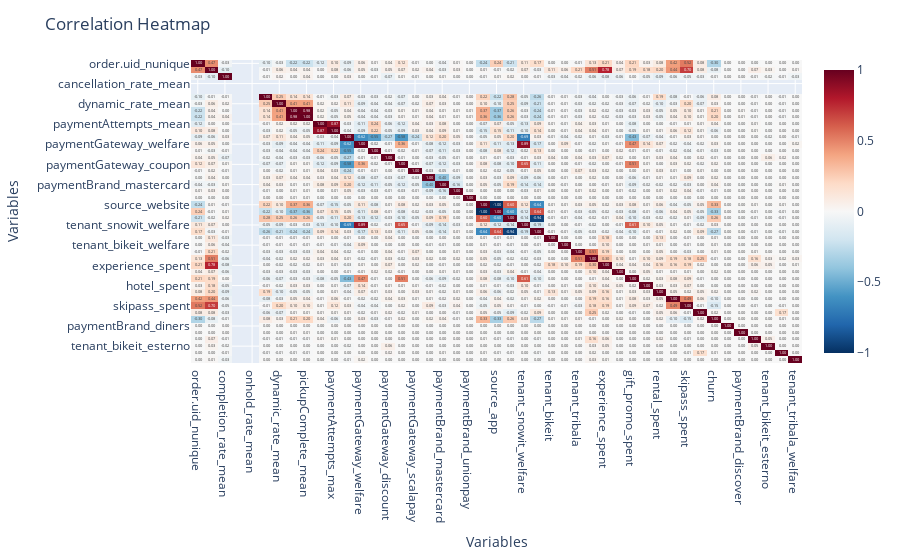

The cell this chart's notebook holds for it:
### Markdown cell above
Snapshots dataset contains the following features:
- User and Time Identifiers
    - user.uid → Unique identifier for each user.
    - prediction_date → Reference date of the snapshot.
    - month → Month of the reference date (integer). 
    - is_peak_season → Binary indicator if the reference date falls in a peak season (1 = peak, 0 = off-peak).

- Aggregated Order Features (from the look-back period)
    - order.uid_nunique → Number of unique orders placed by the user in the look-back window.
    - total_amount_sum → Total monetary amount spent by the user in the look-back window.
    - completion_rate_mean → Average completion rate of the user's items (ratio of completed items).
    - cancellation_rate_mean → Average cancellation rate of the user's items.
    - onhold_rate_mean → Average on-hold rate of the user's items.
    - discount_rate_mean → Average proportion of discounted items.
    - dynamic_rate_mean → Average proportion of items with dynamic pricing.
    - pickup_any → 1 if the user had at least one item requiring pick-up, 0 otherwise.
    - pickup_mean → Proportion of items requiring pick-up in the look-back.
    - pickupComplete_mean → Proportion of pick-ups successfully completed.
    - paymentAttempts_mean → Average number of payment attempts per order.
    - paymentAttempts_max → Maximum number of payment attempts in any order.
-  Normalized Preferences (categorical features encoded as proportions)
    - paymentGateway_* → Proportion of orders by each payment gateway (e.g., Stripe, Satispay, Coupon, etc.).
    - paymentBrand_* → Proportion of orders by card type (e.g., Visa, Mastercard, Amex, etc.).
    - source_* → Proportion of orders by source (e.g., app, website).
    - tenant_* → Proportion of orders by platform/tenant (e.g., Snowit, Bikeit, Tribala, etc.).

Note: Columns corresponding to values "none" were excluded.

- Macro Category Spending
    - *_spent → Total amount spent by the user on each macro category (e.g., skipass_spent, hotel_spent, rental_spent, etc.).

- Target
    - churn → Binary label indicating if the user churned in the outcome window (1 = churned, 0 = active).

### Code cell
# correlation matrix
numerical_features = snapshots.select_dtypes(include=[np.number]).copy()
corr_matrix = numerical_features.corr()

# heatmap interattiva
fig = px.imshow(
    corr_matrix,
    text_auto=".2f",   
    color_continuous_scale="RdBu_r",
    zmin=-1, zmax=1,   
    aspect="auto"      
)

fig.update_layout(
    title="Correlation Heatmap",
    xaxis_title="Variables",
    yaxis_title="Variables"
)

fig.show()

### Figure 1 — Plotly figure (JSON) as saved in the notebook; plotly's stock layout.template omitted (floating-point values rounded to 4 significant figures; data arrays with more than 128 entries replaced by an {"elided": "..."} marker saying what was removed)
{"data": [{"coloraxis": "coloraxis", "hovertemplate": "x: %{x}<br>y: %{y}<br>color: %{z}<extra></extra>", "name": "0", "texttemplate": "%{z:.2f}", "type": "heatmap", "x": ["order.uid_nunique", "total_amount_sum", "completion_rate_mean", "cancellation_rate_mean", "onhold_rate_mean", "discount_rate_mean", "dynamic_rate_mean", "pickup_mean", "pickupComplete_mean", "paymentAttempts_mean", "paymentAttempts_max", "paymentGateway_stripe", "paymentGateway_welfare", "paymentGateway_satispay", "paymentGateway_discount", "paymentGateway_coupon", "paymentGateway_scalapay", "paymentBrand_visa", "paymentBrand_mastercard", "paymentBrand_amex", "paymentBrand_unionpay", "source_website", "source_app", "tenant_snowit_esterno", "tenant_snowit_welfare", "tenant_snowit", "tenant_bikeit", "tenant_bikeit_welfare", "tenant_tribala", "bundle_spent", "experience_spent", "food_spent", "gift_promo_spent", "hotel_spent", "rental_spent", "services_spent", "skipass_spent", "transport_spent", "churn", "paymentBrand_diners", "paymentBrand_discover", "tenant_tribala_esterno", "tenant_bikeit_esterno", "tenant_discovera", "tenant_tribala_welfare"], "xaxis": "x", "y": ["order.uid_nunique", "total_amount_sum", "completion_rate_mean", "cancellation_rate_mean", "onhold_rate_mean", "discount_rate_mean", "dynamic_rate_mean", "pickup_mean", "pickupComplete_mean", "paymentAttempts_mean", "paymentAttempts_max", "paymentGateway_stripe", "paymentGateway_welfare", "paymentGateway_satispay", "paymentGateway_discount", "paymentGateway_coupon", "paymentGateway_scalapay", "paymentBrand_visa", "paymentBrand_mastercard", "paymentBrand_amex", "paymentBrand_unionpay", "source_website", "source_app", "tenant_snowit_esterno", "tenant_snowit_welfare", "tenant_snowit", "tenant_bikeit", "tenant_bikeit_welfare", "tenant_tribala", "bundle_spent", "experience_spent", "food_spent", "gift_promo_spent", "hotel_spent", "rental_spent", "services_spent", "skipass_spent", "transport_spent", "churn", "paymentBrand_diners", "paymentBrand_discover", "tenant_tribala_esterno", "tenant_bikeit_esterno", "tenant_discovera", "tenant_tribala_welfare"], "yaxis": "y", "z": {"elided": "45x45 float values"}}], "layout": {"coloraxis": {"cmax": 1, "cmin": -1, "colorscale": [[0, "rgb(5,48,97)"], [0.1, "rgb(33,102,172)"], [0.2, "rgb(67,147,195)"], [0.3, "rgb(146,197,222)"], [0.4, "rgb(209,229,240)"], [0.5, "rgb(247,247,247)"], [0.6, "rgb(253,219,199)"], [0.7, "rgb(244,165,130)"], [0.8, "rgb(214,96,77)"], [0.9, "rgb(178,24,43)"], [1, "rgb(103,0,31)"]]}, "margin": {"t": 60}, "title": {"text": "Correlation Heatmap"}, "xaxis": {"anchor": "y", "domain": [0, 1], "title": {"text": "Variables"}}, "yaxis": {"anchor": "x", "autorange": "reversed", "domain": [0, 1], "title": {"text": "Variables"}}}}
